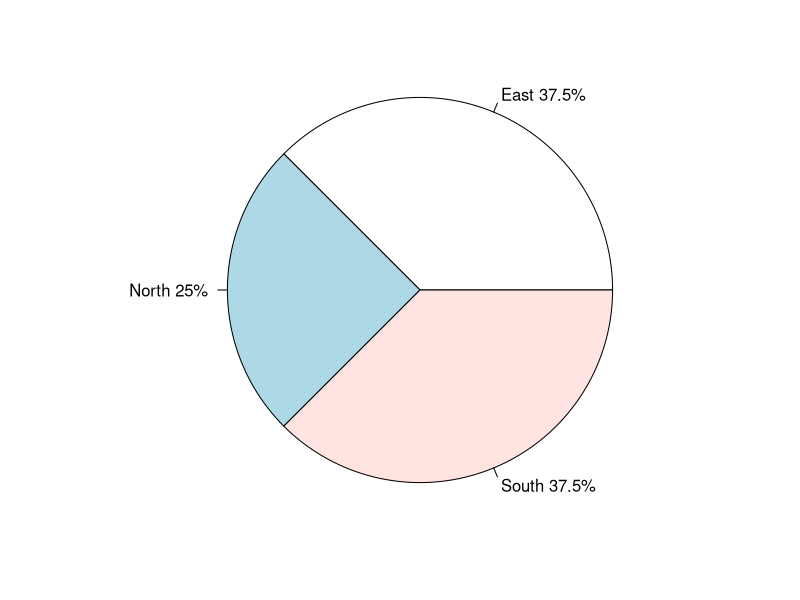

Source code (R):
# Question 2
library(readxl)
dataset <- read_excel("Store and Regional Sales Database.xlsx", 
                      skip = 2)
View(dataset)

# Section (a)
dataset["Frequency"] = 1
n = nrow(dataset)
x = tapply(dataset$Frequency, dataset$`Sales Region`,FUN=sum)
lbls = c("East","North","South")
pct = x/n *100
lbls <- paste(lbls, pct)
lbls <- paste(lbls,"%",sep="")
pie(x, labels = lbls ,radius=1)

# Section (b)
monitor_24 = subset(dataset, dataset$`Item Description` == '24" Monitor')
#data = monitor_24[["Units Sold"]]
#colnames(data)=monitor_24[["Weeks Ending"]]
#barplot(data, col=colors()[c(40,90,120)], border="white", space=0.04, font.axis=2, beside=T)

#x = aggregate(monitor_24$`Units Sold`, by=list(monitor_24$`Store No.`, monitor_24$`Week Ending`), FUN=sum)
#x
#data = x$x
#colnames(data) = x$Group.2
#rownames(data) = x$Group.1
#barplot(data, col=colors()[c(23,89,12)] , space=1, border="white", font.axis=2, beside=T, legend=rownames(data), xlab="group", font.lab=2)

